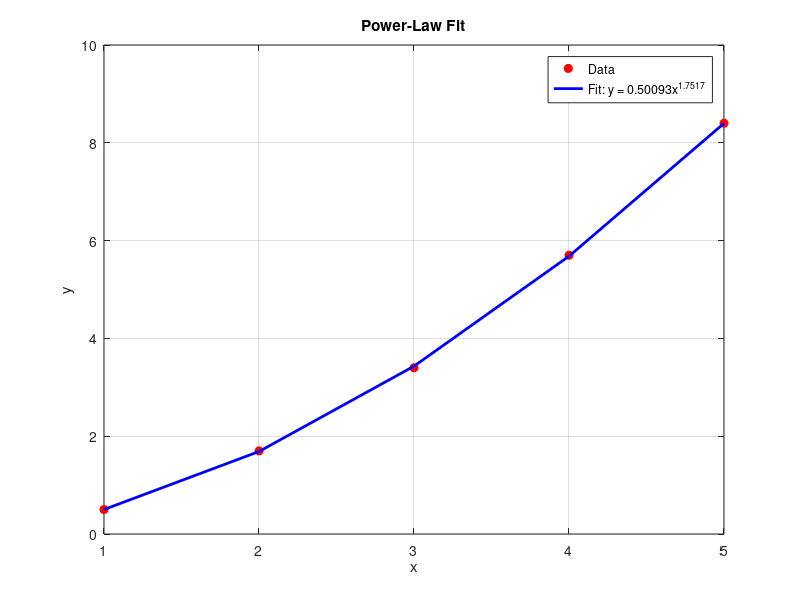

Write the MATLAB code that produced this figure.
clc;
close all;
clear all;

x = [1:5];
y = [0.5 1.7 3.4 5.7 8.4];
logx = log(x);
logy = log(y);
n = length(logx);
sumx = sum(logx);
sumxsqrt = sum(logx.^2);
sumy = sum(logy);
sumxy = sum(logx.*logy);
A = [n sumx
     sumx sumxsqrt];
B = [sumy
     sumxy];
a = A\B;
a2 = exp(a(1));
b2 = a(2);

y_fit = a2*(x.^b2);

figure;
plot(x, y, 'ro', 'MarkerFaceColor', 'r');
hold on;
plot(x, y_fit, 'b-', 'LineWidth', 2);
grid on;
xlabel('x');
ylabel('y');
legend('Data', ['Fit: y = ' num2str(a2) 'x^{' num2str(b2) '}']);
title('Power-Law Fit');